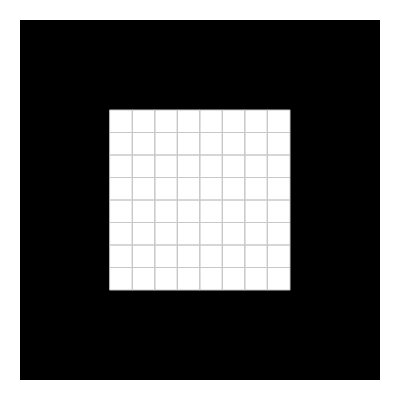
Frame 1 (no input)
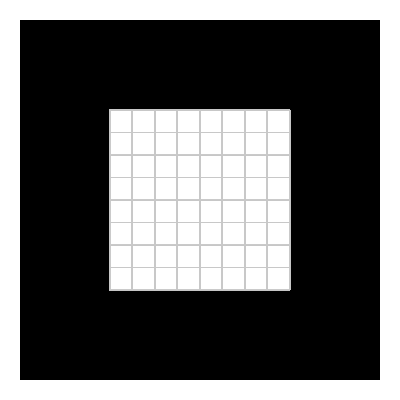
Frame 60 (no input)
Frame 120 (the mouse pressed at the canvas centre since frame 60): identical to frame 60, image omitted

The p5.js sketch that drew these frames (run headless with seeded random() and noise() and a simulated clock; from frame 60 on, the mouse is pressed at the canvas centre):

// p5.js sketch
// ── sketch.js
let scal = 1; // キャンバス全体の拡大（scal 倍）
let cwidth = 400*scal; // キャンバス（外枠）の大きさ
let bRectEdge = 20*scal;
let blackWidth = cwidth - bRectEdge*2;
let innerWidth = blackWidth/2;// キャンバス（内部の白部分）の大きさ
let innerEdge = bRectEdge + innerWidth/2;
let grids = 8; // キャンバスのピクセル数（一辺）
let px = innerWidth/grids; // 1ドットの長さ(px)

let drawnArea = [];

function setup() {
  createCanvas(cwidth, cwidth);
  background(255);
  noStroke();
  fill(0);
  rect(bRectEdge, bRectEdge, blackWidth, blackWidth);
  fill(255);
  rect(innerEdge, innerEdge, innerWidth, innerWidth);
  
  for (let i =0; i<grids*grids; i++) {
    drawnArea.push(0);
  }
}

function draw() {
  for(let i =0; i<grids; i++) {
    for(let j=0;j<grids;j++) {
      noFill();
      if(drawnArea[grids*j+i]%2==0){
        stroke(200,200,200);
        rect(i*px+innerEdge, j*px+innerEdge, px, px);
      } else {
        stroke(0);
        rect(i*px+innerEdge, j*px+innerEdge, px, px);
      }
    }
  }
}


function touchStarted() {
  for(let i =0; i<grids; i++) {
    if(mouseX > i*px +innerEdge && mouseX < (i+1)*px +innerEdge) {
      for(let j =0; j<grids; j++) {
        if(mouseY > j*px +innerEdge && mouseY < (j+1)*px + innerEdge) {
          if(drawnArea[grids*j+i]%2==0){
            fill(0);
            rect(i*px+innerEdge, j*px+innerEdge, px, px);
            drawnArea[grids*j+i]=1;
          } else {
            fill(255);
            rect(i*px+innerEdge, j*px+innerEdge, px, px);
            drawnArea[grids*j+i]=0;
          }
        }
      }
    }
  }
}
